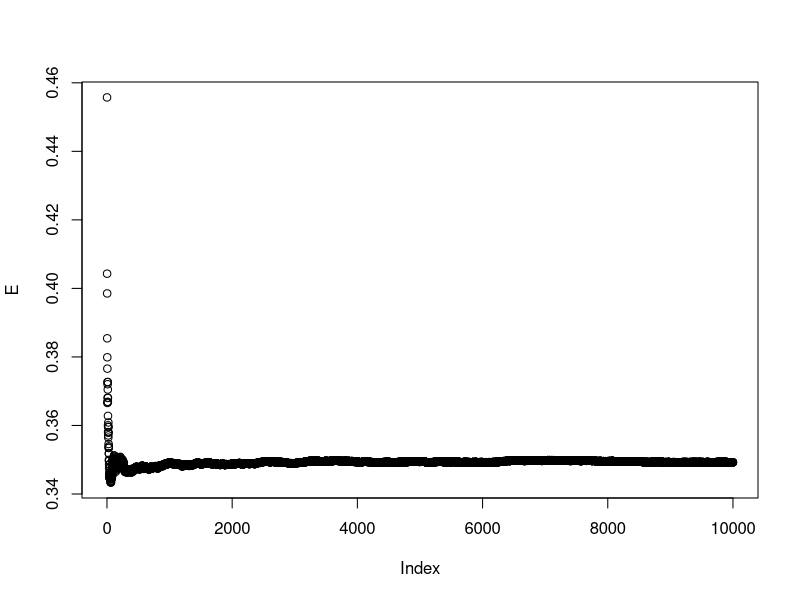
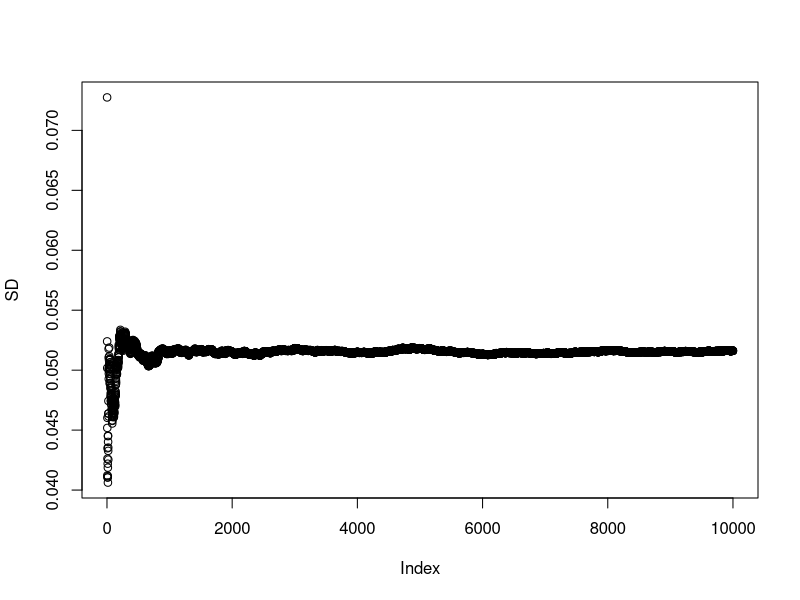
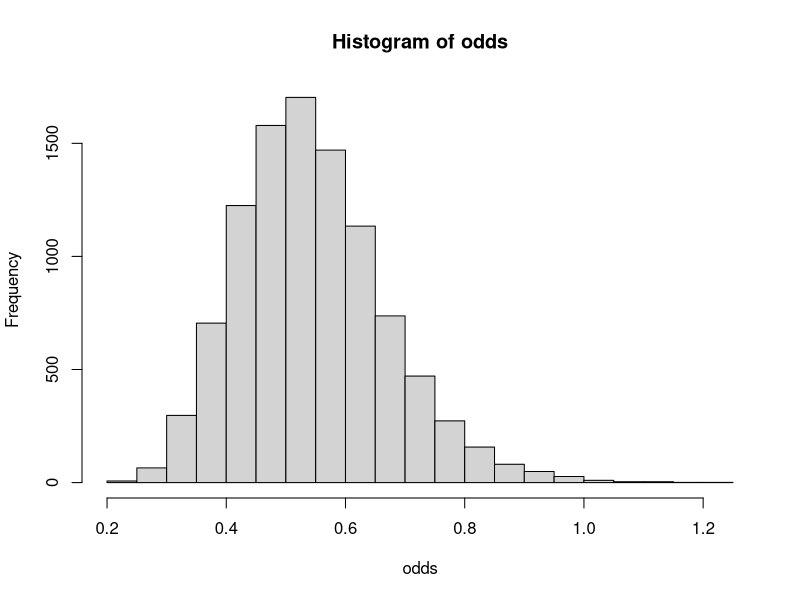
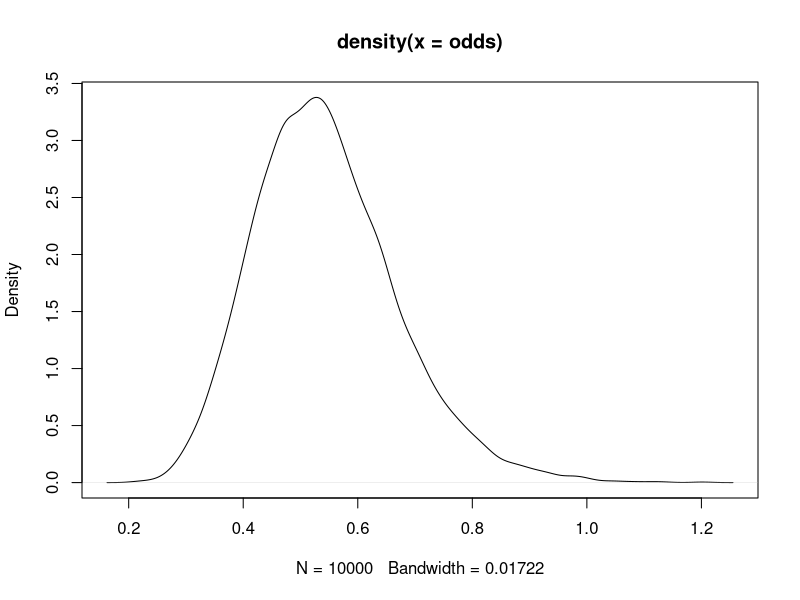

Here is the R script that generated these plots, in order:
#1
n = 70
success = 22
failures = n - success
alpha = 8
b = 8
# Posterior = Beta(alpha + success, b + failures)
lhs = alpha + success
rhs = b + failures
nDraws = 10000
######################################################
# a)
SD = c()
E = c()
result = c()
for (n in seq(1, nDraws, 1)){
  result[n] = rbeta(n, lhs, rhs)
  SD[n] = sd(result)
  E[n] = mean(result)
}

# The true values E = alpha / (alpha + beta)
# where our posterior gives alpha = lhs and beta = rhs
lhs / (lhs+ rhs)

plot(E)

Variance = (lhs *rhs) / (((lhs + rhs)^2) *(lhs + rhs + 1))
SD_Calc = sqrt(Variance)
plot(SD)
SD_Calc
SD[nDraws]

##########################################################
#B
drawed_values = rbeta(nDraws,lhs,rhs)
drawed_values
over = 0
under = 0
for (value in drawed_values){
  if (value > 0.3){
    over = over +1
  }
  else
  {
    under = under + 1
  }
}
prob_over = over / length(drawed_values)
prob_under = under / length(drawed_values)
prob_over
prob_under

temp = pbeta(0.3, lhs, rhs)
temp

##########################################################
#C
odds = drawed_values / (1-drawed_values)
hist(odds)
plot(density(odds))


############################################################
##                  TASK 2                                ##
############################################################
n = 8 
monthly_income = c(33, 24, 48, 32, 55, 74, 23, 17)
mean = 3.6
log(mean(monthly_income))
